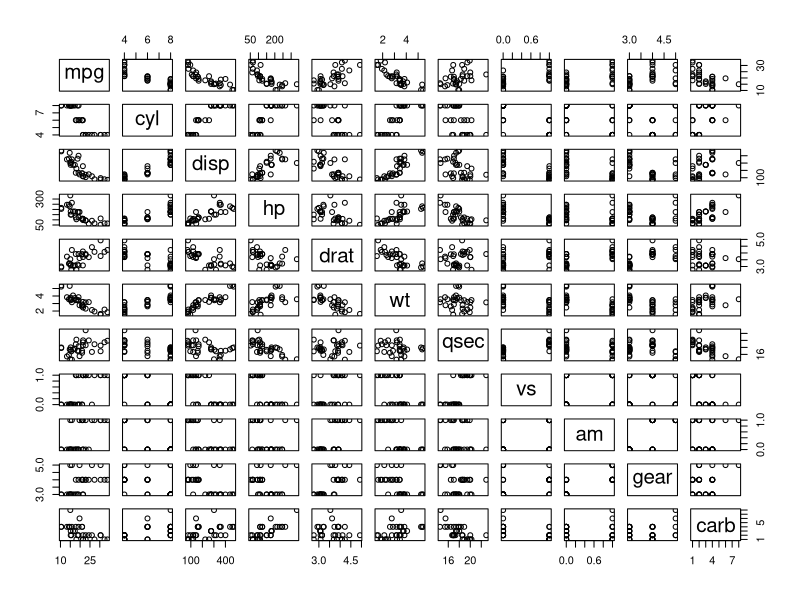
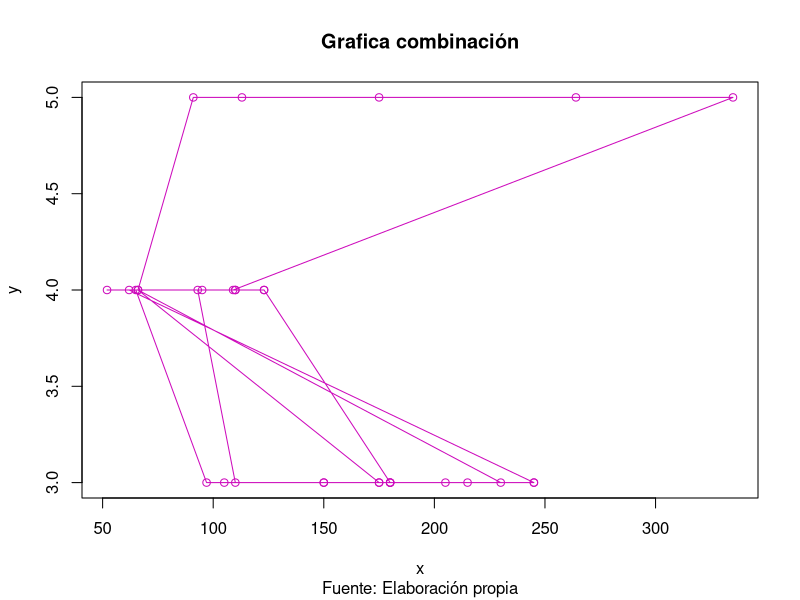
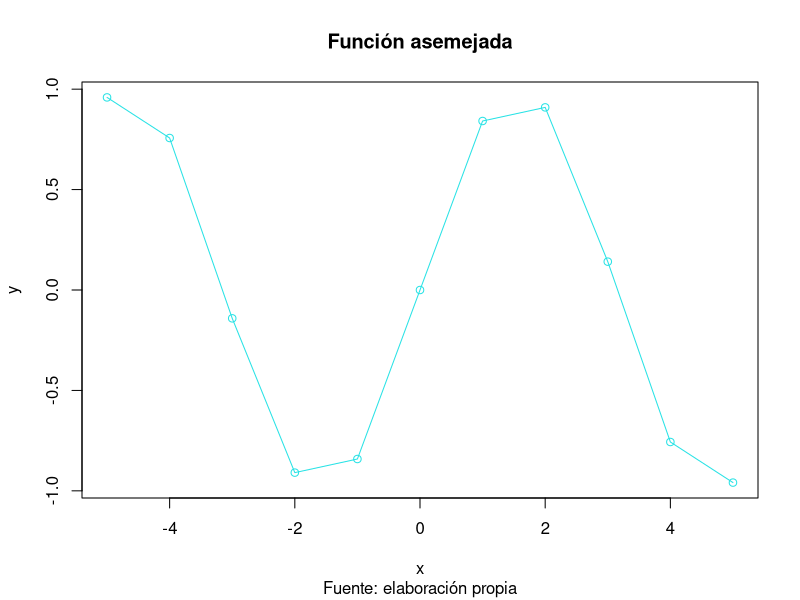
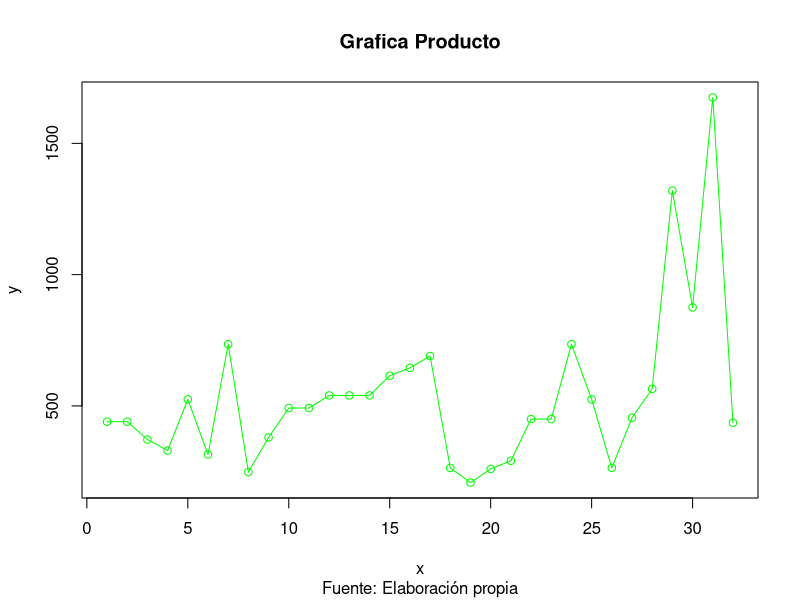

Write R code to recreate these figures, in order.
## ---- chunk 1
?mtcars
## ---- chunk 2
mtcars
## ---- chunk 3
plot(mtcars)
## ---- chunk 4
plot(mtcars$hp,mtcars$gear, type = "o",main="Grafica combinación", sub="Fuente: Elaboración propia", 
     xlab="x", ylab="y", col="54")
## ---- chunk 5
x<-(-5:5)
nx<-sin(x)
plot(x,nx, main="Función asemejada", sub="Fuente: elaboración propia", 
     xlab="x", ylab="y", col="45", type="o")
## ---- chunk 6
producto<-mtcars$hp*mtcars$gear
## ---- chunk 7
plot(producto, type = "o",main="Grafica Producto", sub="Fuente: Elaboración propia", 
     xlab="x", ylab="y", col="green")
